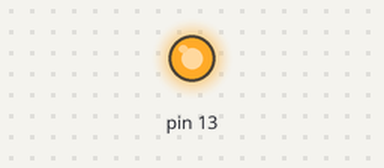
Simulated run of this sketch. Board: Arduino Uno, built with avr-gcc and run on an emulated ATmega328P. Shown: output pins drawn as LEDs (lit = HIGH).

Above: at 2.0 s.
At 6.5 s:
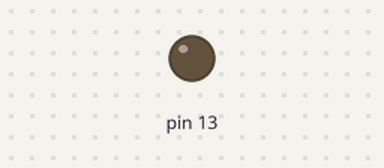
Timing chart, 0 to 11.7 s (numbered marks = the images above):
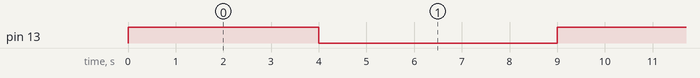

The sketch:

_01.ino
```cpp
// setup runs just once
void setup()
{ // initialize digital pin 13 as an output.
pinMode(13, OUTPUT); }
// this loop runs for as long the Arduino has power
void loop()
{
// turn the LED on with HIGH voltage level
digitalWrite(13, HIGH);
// wait for a second
delay(1000);
delay(1000);
delay(1000);
delay(1000);
// turn the LED off by making the voltage LOW
digitalWrite(13, LOW);
delay(1000);
delay(1000);
delay(1000);
delay(1000);
// wait for a second
delay(1000);
}
```

Measured:
- by itself, pin 13: alternates HIGH for 4.0 s and LOW for 5.0 s
